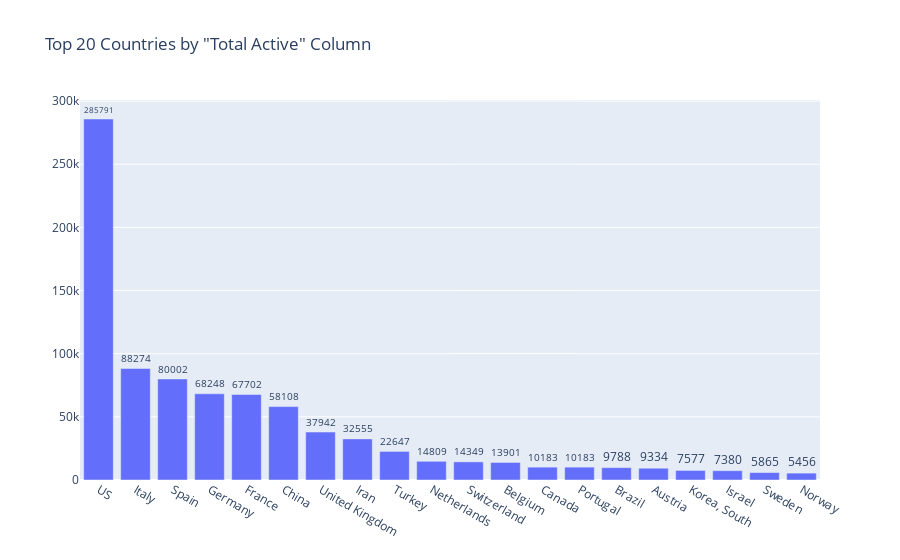

Notebook source saved alongside this figure:
### Code cell
covid.countries_bar_chart("Total Active", 20)

### Figure 1 — Plotly figure (JSON) as saved in the notebook; plotly's stock layout.template omitted (floating-point values rounded to 4 significant figures)
{"data": [{"text": [285791, 88274, 80002, 68248, 67702, 58108, 37942, 32555, 22647, 14809, 14349, 13901, 10183, 10183, 9788, 9334, 7577, 7380, 5865, 5456], "textposition": "outside", "type": "bar", "x": ["US", "Italy", "Spain", "Germany", "France", "China", "United Kingdom", "Iran", "Turkey", "Netherlands", "Switzerland", "Belgium", "Canada", "Portugal", "Brazil", "Austria", "Korea, South", "Israel", "Sweden", "Norway"], "y": [285791, 88274, 80002, 68248, 67702, 58108, 37942, 32555, 22647, 14809, 14349, 13901, 10183, 10183, 9788, 9334, 7577, 7380, 5865, 5456]}], "layout": {"title": {"text": "Top 20 Countries by \"Total Active\" Column"}}}
